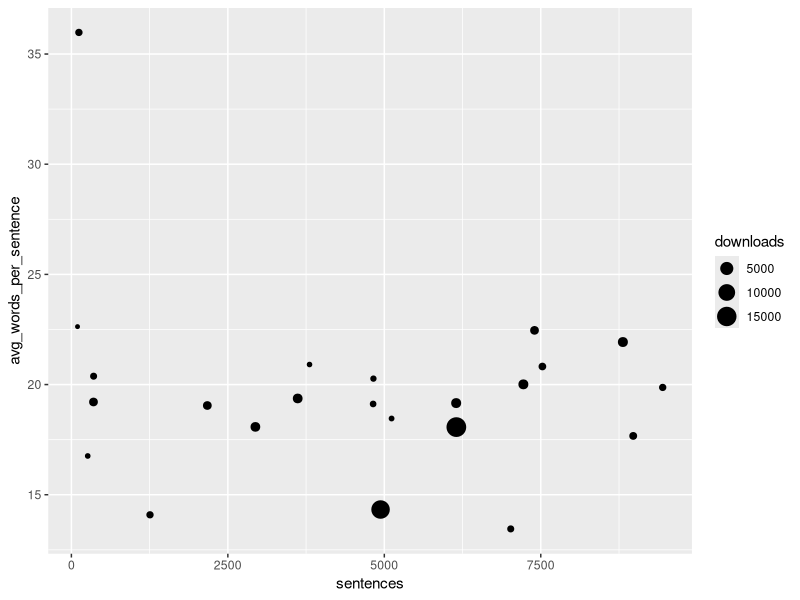

The R source for this figure:
library(readr)
library(dplyr)
library(stringr)
library(ggplot2)

# https://swcarpentry.github.io/r-novice-inflammation/02-func-R/
unique_books <- function(data, column='title') {
  # a bit tough for me.  hints in test and task name (2.5)
  items <- pull(data, column)
  duplicates <- list()
  # https://stackoverflow.com/questions/26297024/how-to-loop-through-a-list-in-r
  for (item in items) {
    match <- agrep(item, items)
    last <- match[-1]
    if (length(last)) {
      duplicates[[last]] <- last
    }
  }
  
  # https://stackoverflow.com/questions/17094774/better-way-to-convert-list-to-vector
  # remove <- unique(unlist(duplicates, use.names = FALSE))
  remove <- unique(unlist(duplicates))
  # guessed data - remove , which was wrong
  # https://stackoverflow.com/questions/4835342/how-can-i-get-a-dataframe-with-columns-temporarily-removed-by-name
  data[-remove,]
}

books <- read_csv('data/books.csv')

# https://www.rdocumentation.org/packages/dplyr/versions/0.7.8/topics/filter
twain <- filter(books, author == 'Twain, Mark')
# maybe https://stackoverflow.com/questions/22850026/filtering-row-which-contains-a-certain-string-using-dplyr
# twain <- filter(books, str_detect(author, 'Twain'))

# https://www.rdocumentation.org/packages/dplyr/versions/0.7.8
twain_refined <- twain %>% select(title, author, downloads, avg_words_per_sentence, sentences)
# https://dplyr.tidyverse.org/reference/arrange.html
twain_by_download <- arrange(twain_refined, desc(downloads))

twain_unique <- unique_books(twain_by_download)

p <- ggplot(twain_unique, aes(sentences, avg_words_per_sentence)) + geom_point(aes(size=downloads))
plot(p)





